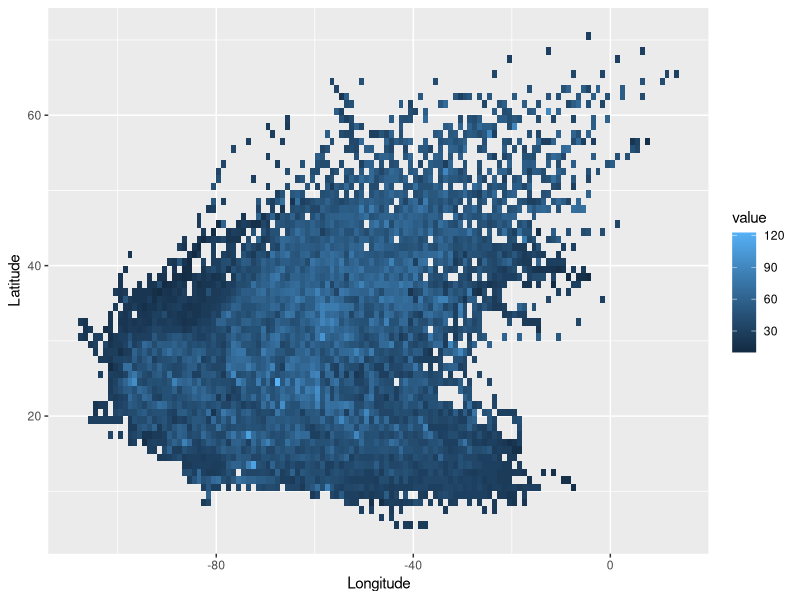

Write R code to recreate this figure.
## ---- chunk 1
knitr::opts_chunk$set(echo = TRUE)
## ---- chunk 2
library(ggplot2)
dt= read.csv("./hurrican703.csv")
ggplot(data=dt, aes(x = Longitude, y = Latitude)) + 
  stat_summary_2d(data = dt, aes(x = Longitude, y = Latitude, z = dt$Wind.kt), fun = median, binwidth = c(1, 1), show.legend = TRUE)
library(data.table)
dt <- as.data.table(dt)
summary(dt)
## ---- chunk 3
library(tidyverse)
dt_long <- dt %>%
  dplyr::group_by(ID) %>% 
  mutate(Lat_change = Latitude - lag(Latitude),
         Long_change = Longitude - lag(Longitude),
         Wind_change = Wind.kt - lag(Wind.kt))
